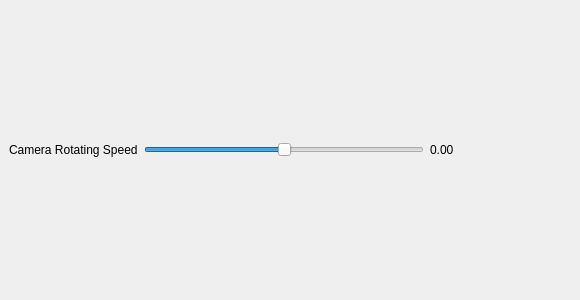
<?xml version="1.0" encoding="UTF-8"?>
<ui version="4.0">
 <class>GlobalSettingWidget</class>
 <widget class="QWidget" name="GlobalSettingWidget">
  <property name="geometry">
   <rect>
    <x>0</x>
    <y>0</y>
    <width>580</width>
    <height>300</height>
   </rect>
  </property>
  <property name="windowTitle">
   <string>Form</string>
  </property>
  <widget class="QWidget" name="gridLayoutWidget">
   <property name="geometry">
    <rect>
     <x>9</x>
     <y>9</y>
     <width>471</width>
     <height>281</height>
    </rect>
   </property>
   <layout class="QGridLayout" name="gridLayout">
    <item row="0" column="2">
     <widget class="QSlider" name="camera_rotate_speed">
      <property name="maximum">
       <number>20</number>
      </property>
      <property name="value">
       <number>10</number>
      </property>
      <property name="orientation">
       <enum>Qt::Horizontal</enum>
      </property>
     </widget>
    </item>
    <item row="0" column="0">
     <widget class="QLabel" name="label">
      <property name="text">
       <string>Camera Rotating Speed</string>
      </property>
     </widget>
    </item>
    <item row="0" column="3">
     <widget class="QLabel" name="display_camera_rotate_speed">
      <property name="sizePolicy">
       <sizepolicy hsizetype="Fixed" vsizetype="Preferred">
        <horstretch>0</horstretch>
        <verstretch>0</verstretch>
       </sizepolicy>
      </property>
      <property name="minimumSize">
       <size>
        <width>50</width>
        <height>0</height>
       </size>
      </property>
      <property name="text">
       <string>0.00</string>
      </property>
     </widget>
    </item>
   </layout>
  </widget>
 </widget>
 <resources/>
 <connections/>
</ui>
